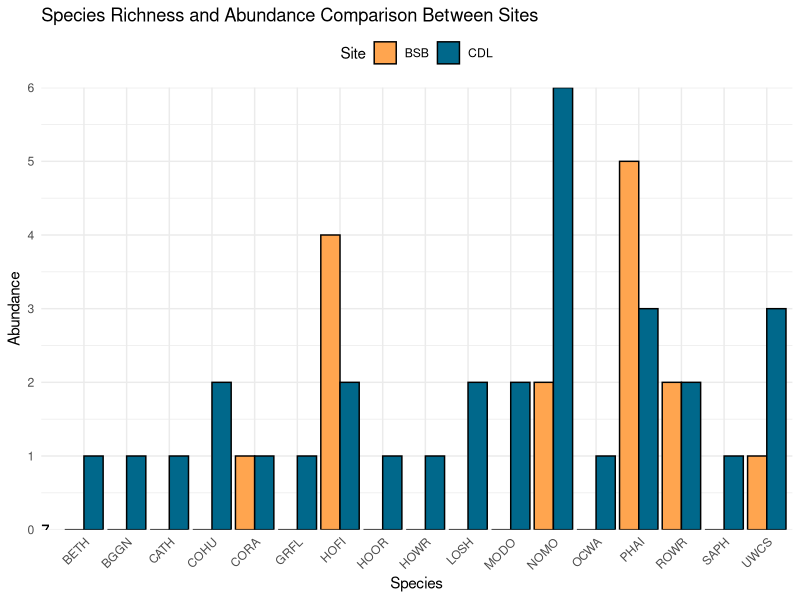
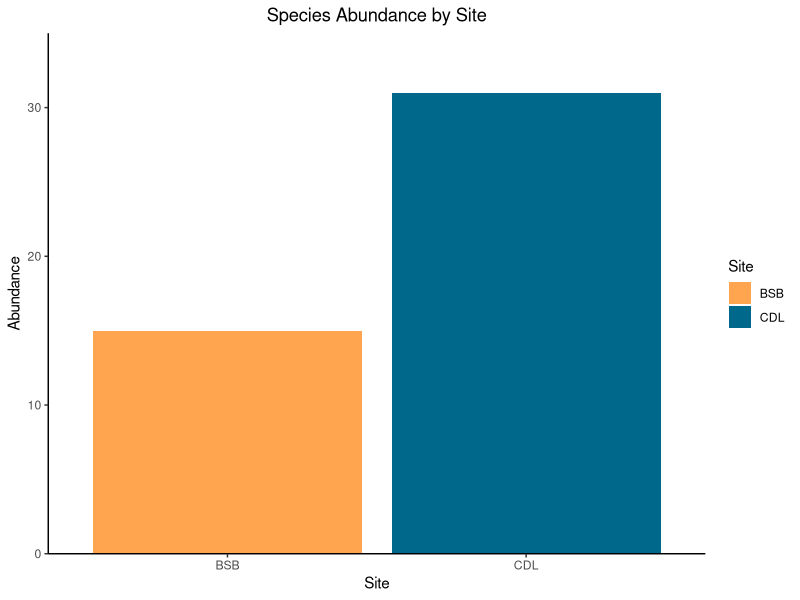
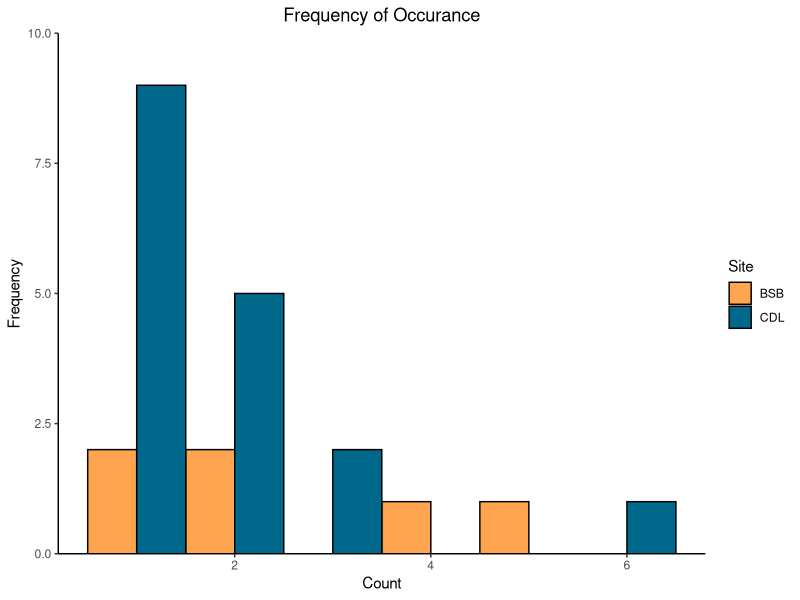
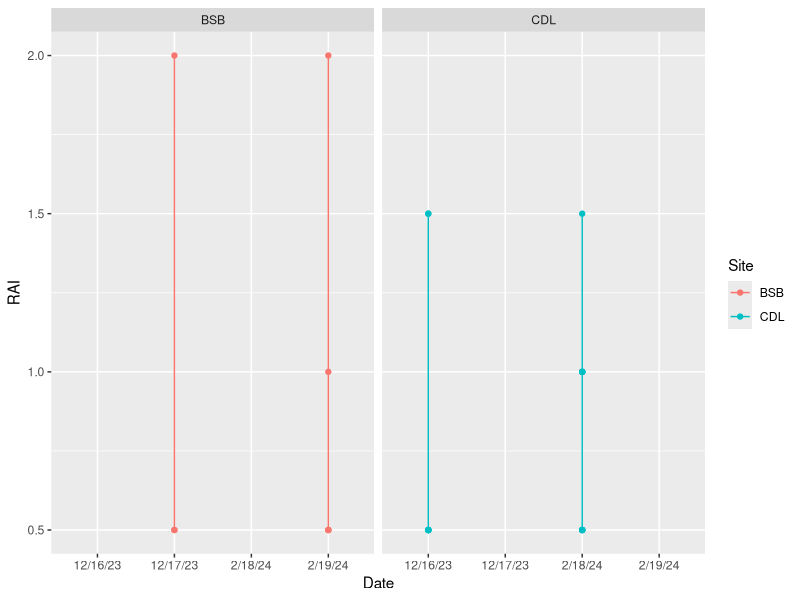

R code for these plots, in order:
## ---- chunk 1
library(ggplot2)
library(tidyverse)
library(vegan)
## ---- chunk 2
#Load csv files
bird1 <-read.csv("Bird Survey Data - December 2023.csv")
bird2 <-read.csv("Bird Survey Data - February 2024.csv")
## ---- chunk 3
#Merge data sets
bird <- bind_rows(bird1, bird2)
## ---- chunk 4
#Summarize count of each bird species found at each site
birdcount <- bird %>%
  group_by(Site, Species) %>%
  summarise(Count = n()) %>%
  ungroup()

#Add dates for RAI analysis
birdcount_date <- bird %>%
  group_by(Site, Species, Date) %>%
  summarise(Count = n()) %>%
  ungroup()


## ---- chunk 5


## ---- chunk 6
birdcount2 <- birdcount %>%
  group_by(Site) %>%
  mutate(Relative_Abundance = Count / sum(Count))

shannon_index <- birdcount2 %>%
  group_by(Site) %>%
  summarize(Shannon_Index = -sum(Relative_Abundance * log(Relative_Abundance)))
## ---- chunk 7
bird_zero <- expand.grid(Species = unique(birdcount$Species), Site = unique(birdcount$Site))
bird_zero <- left_join(bird_zero, birdcount, by = c("Species", "Site"))
bird_zero$Count[is.na(bird_zero$Count)] <- 0

species_count <- bird_zero %>%
  group_by(Site) %>%
  summarize(Richness = n_distinct(Species))

ggplot() +
  geom_bar(data = bird_zero, aes(x = Species, y = Count, fill = Site), stat = "identity", position = "dodge", color = "black") +
  geom_text(data = species_count, aes(x = 0, y = 0, label = Richness)) +
  labs(title = "Species Richness and Abundance Comparison Between Sites",
       x = "Species", y = "Abundance") +
  scale_fill_manual(values = c("BSB" = "tan1", "CDL" = "deepskyblue4")) +
  theme_minimal() +
  theme(axis.text.x = element_text(angle = 45, hjust = 1),
        legend.position = "top") +
  scale_y_continuous(expand = c(0, 0),limits = c(0,6))
## ---- chunk 8
birdtotal <- bird %>%
  group_by(Site) %>%
  summarise(Count = n()) %>%
  ungroup()
## ---- chunk 9
# Subset data for each site
BSB_data <- birdcount$Count[birdcount$Site == "BSB"]
CDL_data <- birdcount$Count[birdcount$Site == "CDL"]

# Perform t-test
t.test(BSB_data, CDL_data)
## ---- chunk 10
birdtotal
## ---- chunk 11
#Calculate mean and standard error
birdSD <- birdcount |> 
  group_by (Site) |>  
  summarise(meanCount = mean(Count), seCount = sd(Count)/sqrt(length(Count))) |>  
  ungroup() |> 
  merge(birdtotal,
        by = "Site",
        all.x = TRUE)

birdSD$meanCount <-as.integer(birdSD$meanCount)
birdSD$seCount <-as.integer(birdSD$seCount)

## ---- chunk 12
ggplot(birdcount, aes(x = Site, y = Count, fill=Site)) +
  geom_bar(stat = "identity") +
  labs(x = "Site", y = "Abundance", title = "Species Abundance by Site") +
  scale_fill_manual(values = c("BSB" = "tan1", "CDL" = "deepskyblue4"))+
  scale_y_continuous(expand = c(0, 0),limits = c(0,35)) +
  theme_classic()+
    theme(plot.title = element_text(hjust = 0.5))

## ---- chunk 13
ggplot(birdcount, aes(x=Count, fill=Site)) + 
  geom_histogram(binwidth=1, color="black", position = "dodge")+
  scale_fill_manual(values = c("BSB" = "tan1", "CDL" = "deepskyblue4"))+
  labs(x = "Count", y = "Frequency", title = "Frequency of Occurance") +
  theme_classic()+
  scale_y_continuous(expand = c(0, 0),limits = c(0,10))+
  theme(plot.title = element_text(hjust = 0.5))
  
## ---- chunk 14
birdRAI <- birdcount_date |> 
  mutate(RAI = Count/2)
 #mutate(MonthYear = mdy(paste(Month,"1",Year,sep = "/"))) 
## ---- chunk 15
birdRAI |> 
  ggplot(aes(y = RAI, x = Date, color = Site)) + 
  geom_point() + 
  geom_line() + 
  facet_wrap(Site ~. )
